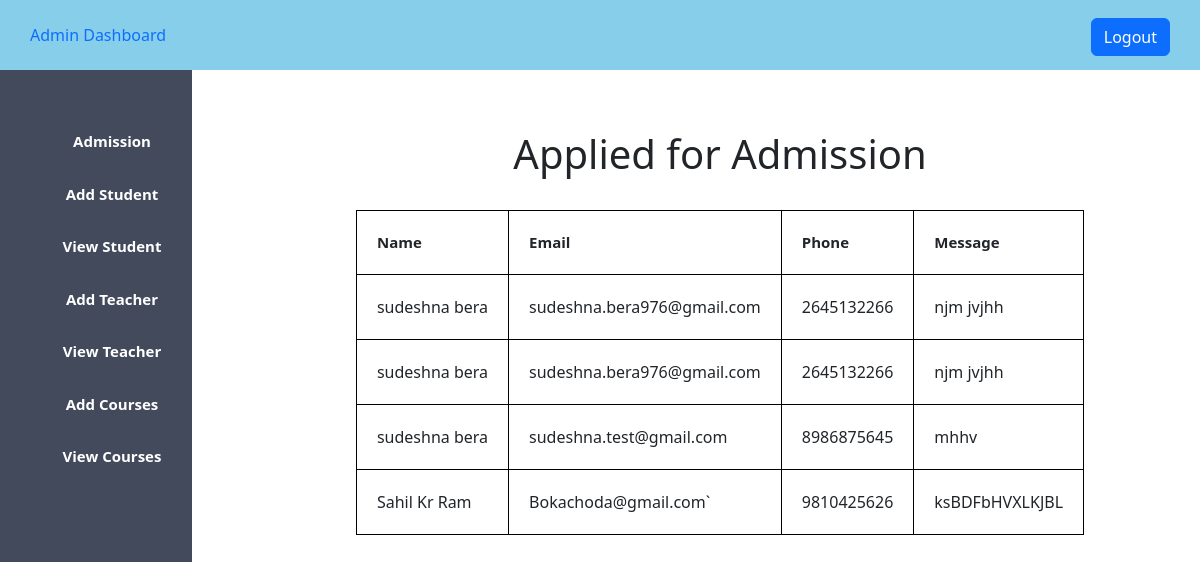
Page /admission.php (signed in) on the committed database.
### tables this page shows
CREATE TABLE `admission` (
  `id` int NOT NULL AUTO_INCREMENT,
  `name` varchar(255) NOT NULL,
  `email` varchar(255) NOT NULL,
  `phone` varchar(30) DEFAULT NULL,
  `message` varchar(255) NOT NULL,
  PRIMARY KEY (`id`)
);

### admission.php (the view, shortened to what this page needs)
<?php
    $servername = "localhost";
$username = "root";
$password = "";
$dbname = "schoolproject";
$conn = new mysqli($servername, $username, $password, $dbname);
$sql = "SELECT * FROM admission";
$result = mysqli_query($conn, $sql);
?>
<!DOCTYPE html>
<html lang="en">
<head>
    <?php
    include 'admin_css.php';
    ?>
</head>
<body>
    <?php
    include'admin_sidebar.php';
    ?>
        <div class="content">
<center>
            <h1 >Applied for Admission</h1>
            <br>
<table style="border: 1px solid black;">
    <tr>
        <th style="padding: 20px; font-size: 15px; border-right: 1px solid black;">Name</th>
        <th style="padding: 20px; font-size: 15px; border-left: 1px solid black;">Email</th>
        <th style="padding: 20px; font-size: 15px; border-left: 1px solid black;">Phone</th>
        <th style="padding: 20px; font-size: 15px; border-left: 1px solid black;">Message</th>
    </tr>
    <?php
    while($info=$result->fetch_assoc())
    {
    ?>
    <tr style="border: 1px solid black;">
        <td style="padding: 20px; border-right: 1px solid black;" >
            <?php echo " {$info['name']}" ?>
         </td>
        <td  style="padding: 20px; border-right: 1px solid black;">
            <?php echo " {$info['email']}" ?>
        </td>
        <td style="padding: 20px; border-right: 1px solid black;">
            <?php echo " {$info['phone']}" ?>
        </td>
        <td style="padding: 20px; border-right: 1px solid black;">
            <?php echo " {$info['message']}" ?>
        </td>
    </tr>
    <?php
    }
    ?>
</table>
</center>
        </div>
</body>
</html>

### admin.css (style rules this page uses)
* { padding: 0px; margin: 0px; }
.content { margin-left: 20%; margin-top: 5%; }

### rows in the picture
admission: name "sudeshna bera", email "sudeshna.bera976@gmail.com", phone "2645132266", message "njm jvjhh"
admission: name "sudeshna bera", email "sudeshna.bera976@gmail.com", phone "2645132266", message "njm jvjhh"
admission: name "sudeshna bera", email "sudeshna.test@gmail.com", phone "8986875645", message "mhhv"
admission: name "Sahil Kr Ram", email "Bokachoda@gmail.com`", phone "9810425626", message "ksBDFbHVXLKJBL"
